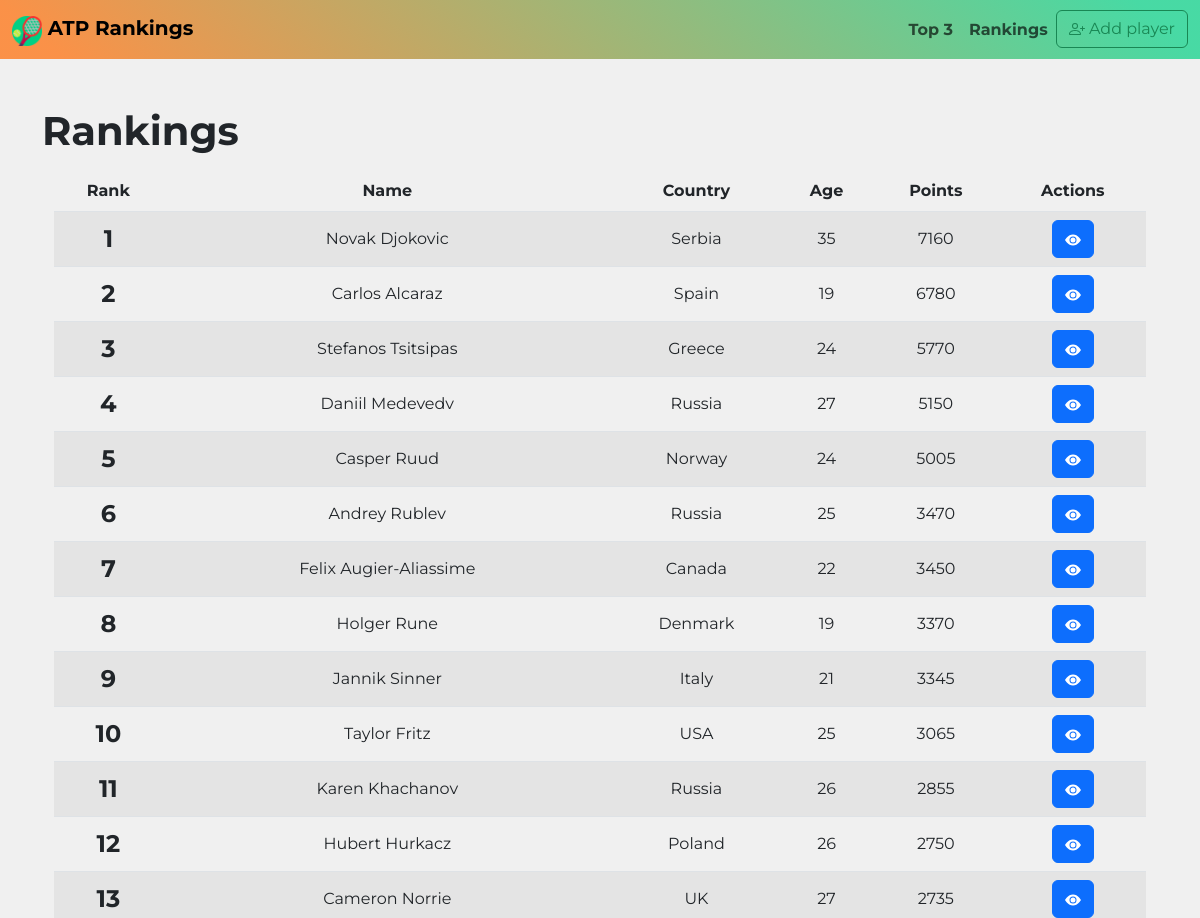
/rankings.php (upper part), run on an earlier commit of the app's database.
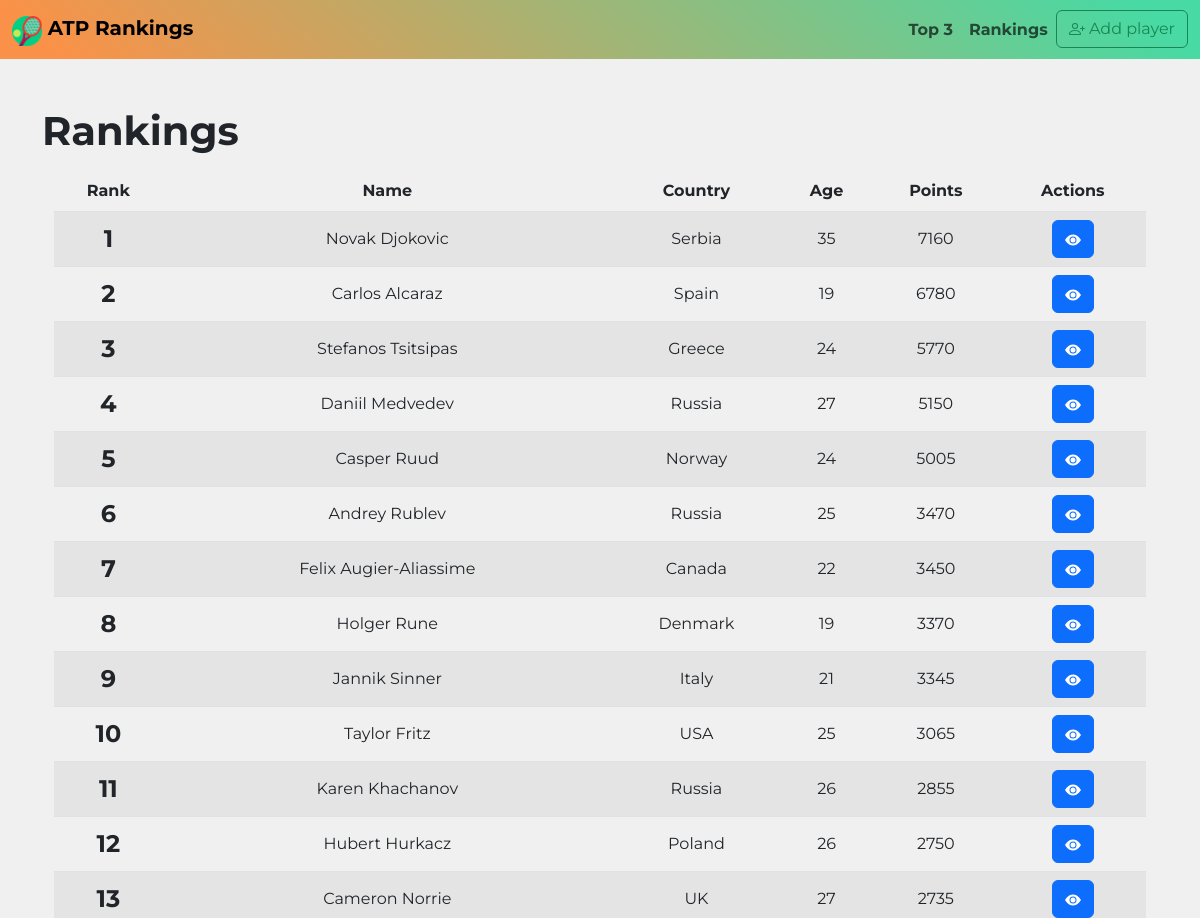
And on a later commit of the database.
### tables this page shows
CREATE TABLE players (
    id INT NOT NULL AUTO_INCREMENT,
    uuid VARCHAR(255) NOT NULL,
    firstname VARCHAR(255) NOT NULL,
    lastname VARCHAR(255) NOT NULL,
    country VARCHAR(255) NOT NULL,
    age INT NOT NULL,
    rank INT NOT NULL,
    points INT NOT NULL,
    image VARCHAR(255) NOT NULL,
    PRIMARY KEY (id)
);

### src/rankings.php (the view, shortened to what this page needs)
<?php
$pdo = dbConnect();
$sql = "SELECT * FROM players ORDER BY rank";
$stmt = $pdo->prepare($sql);
$stmt->execute();
$result = $stmt->fetchAll();
include('inc/header.php'); ?>
<h1 class="fw-bolder mb-3">Rankings</h1>
<div class="container-fluid d-flex flex-column gap-3">
    <div class="table-responsive">
        <table class="table table-striped align-middle text-center">
            <thead>
                <tr>
                    <th>Rank</th>
                    <th>Name</th>
                    <th>Country</th>
                    <th>Age</th>
                    <th>Points</th>
                    <th>Actions</th>
                </tr>
            </thead>
            <tbody>
                <?php foreach ($result as $player) { ?>
                    <tr>
                        <td class="fs-4 fw-bold"><?= $player["rank"] ?></td>
                        <td><?= $player["firstname"] . " " . $player["lastname"] ?></td>
                        <td><?= $player["country"] ?></td>
                        <td><?= $player["age"] ?></td>
                        <td><?= $player["points"] ?></td>
                        <td>
                            <a class="btn btn-primary" href="/viewPlayer.php?id=<?= $player["uuid"] ?>">
                                <svg xmlns="http://www.w3.org/2000/svg" width="16" height="16" fill="currentColor" class="bi bi-eye-fill" viewBox="0 0 16 16">
                                    <path d="M10.5 8a2.5 2.5 0 1 1-5 0 2.5 2.5 0 0 1 5 0z" />
                                    <path d="M0 8s3-5.5 8-5.5S16 8 16 8s-3 5.5-8 5.5S0 8 0 8zm8 3.5a3.5 3.5 0 1 0 0-7 3.5 3.5 0 0 0 0 7z" />
                                </svg>
                            </a>
                        </td>
                    </tr>
                <?php } ?>
            </tbody>
        </table>
    </div>
</div>
<?php include('inc/footer.php');

What changed in the data, as far as the page shows it:
changed players "Daniil": lastname "Medevedv" → "Medvedev"
